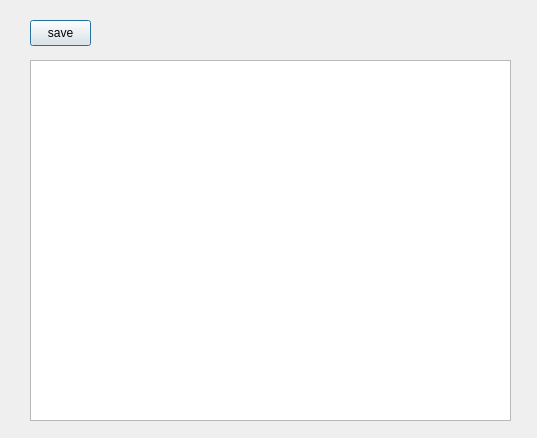
<?xml version="1.0" encoding="UTF-8"?>
<ui version="4.0">
 <class>Editor</class>
 <widget class="QDialog" name="Editor">
  <property name="geometry">
   <rect>
    <x>0</x>
    <y>0</y>
    <width>537</width>
    <height>438</height>
   </rect>
  </property>
  <property name="windowTitle">
   <string>Dialog</string>
  </property>
  <widget class="QTextEdit" name="textEdit">
   <property name="geometry">
    <rect>
     <x>30</x>
     <y>60</y>
     <width>481</width>
     <height>361</height>
    </rect>
   </property>
  </widget>
  <widget class="QPushButton" name="save_pushButton">
   <property name="geometry">
    <rect>
     <x>30</x>
     <y>20</y>
     <width>61</width>
     <height>26</height>
    </rect>
   </property>
   <property name="text">
    <string>save</string>
   </property>
  </widget>
 </widget>
 <resources/>
 <connections/>
</ui>
